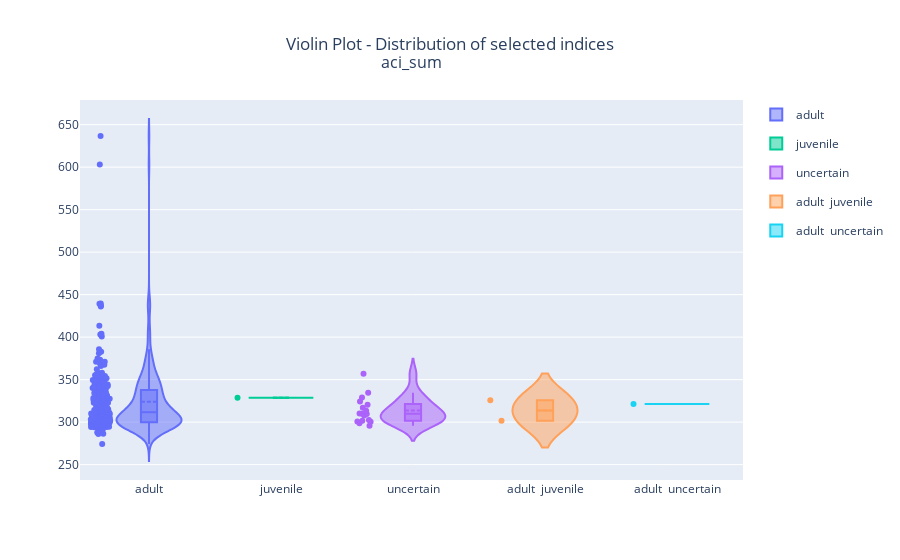

Notebook code for this chart:
### Markdown cell above
## 4.3. Violin plot

The violin plot reveals that the adult group exhibits the greatest variability and highest concentration of acoustic complexity (aci_sum), suggesting a wide range of vocal activity. The uncertain group shows a similar but slightly narrower distribution. In contrast, the juvenile and combined categories have limited representation and low variability, indicating fewer data points. Overall, the data suggest that adults are the primary contributors to acoustic complexity in the soundscape.

### Code cell
fig = visualizations.indices_violin_plot(df_indices, indices=['aci_sum'], group_by='stage')

### Figure 1 — Plotly figure (JSON) as saved in the notebook; plotly's stock layout.template omitted (floating-point values rounded to 4 significant figures; data arrays with more than 128 entries replaced by an {"elided": "..."} marker saying what was removed)
{"data": [{"box": {"visible": true}, "legendgroup": "adult", "line": {"color": "#636EFA"}, "marker": {"color": "#636EFA"}, "meanline": {"visible": true}, "name": "adult", "points": "all", "scalemode": "width", "showlegend": true, "type": "violin", "width": 0, "x": {"elided": "229 str values"}, "xaxis": "x", "y": {"elided": "229 float values"}, "yaxis": "y"}, {"box": {"visible": true}, "legendgroup": "nan", "line": {"color": "#EF553B"}, "marker": {"color": "#EF553B"}, "meanline": {"visible": true}, "name": "nan", "points": "all", "scalemode": "width", "showlegend": true, "type": "violin", "width": 0, "x": [], "xaxis": "x", "y": [], "yaxis": "y"}, {"box": {"visible": true}, "legendgroup": "juvenile", "line": {"color": "#00CC96"}, "marker": {"color": "#00CC96"}, "meanline": {"visible": true}, "name": "juvenile", "points": "all", "scalemode": "width", "showlegend": true, "type": "violin", "width": 0, "x": ["juvenile"], "xaxis": "x", "y": [328.7], "yaxis": "y"}, {"box": {"visible": true}, "legendgroup": "uncertain", "line": {"color": "#AB63FA"}, "marker": {"color": "#AB63FA"}, "meanline": {"visible": true}, "name": "uncertain", "points": "all", "scalemode": "width", "showlegend": true, "type": "violin", "width": 0, "x": ["uncertain", "uncertain", "uncertain", "uncertain", "uncertain", "uncertain", "uncertain", "uncertain", "uncertain", "uncertain", "uncertain", "uncertain", "uncertain", "uncertain", "uncertain", "uncertain", "uncertain"], "xaxis": "x", "y": [320.6, 300.8, 295.8, 302.4, 310.3, 309.9, 298.6, 329.1, 307.7, 301.7, 309.7, 356.8, 316.8, 324.1, 300.4, 313.5, 334.4], "yaxis": "y"}, {"box": {"visible": true}, "legendgroup": "adult  juvenile", "line": {"color": "#FFA15A"}, "marker": {"color": "#FFA15A"}, "meanline": {"visible": true}, "name": "adult  juvenile", "points": "all", "scalemode": "width", "showlegend": true, "type": "violin", "width": 0, "x": ["adult  juvenile", "adult  juvenile"], "xaxis": "x", "y": [301.6, 325.8], "yaxis": "y"}, {"box": {"visible": true}, "legendgroup": "adult  uncertain", "line": {"color": "#19D3F3"}, "marker": {"color": "#19D3F3"}, "meanline": {"visible": true}, "name": "adult  uncertain", "points": "all", "scalemode": "width", "showlegend": true, "type": "violin", "width": 0, "x": ["adult  uncertain"], "xaxis": "x", "y": [321.2], "yaxis": "y"}], "layout": {"annotations": [{"font": {"size": 16}, "showarrow": false, "text": "aci_sum", "x": 0.5, "xanchor": "center", "xref": "paper", "y": 1, "yanchor": "bottom", "yref": "paper", "yshift": 25}], "autosize": true, "title": {"text": "Violin Plot - Distribution of selected indices", "x": 0.5}, "xaxis": {"anchor": "y", "domain": [0, 1]}, "yaxis": {"anchor": "x", "domain": [0, 1]}}}
